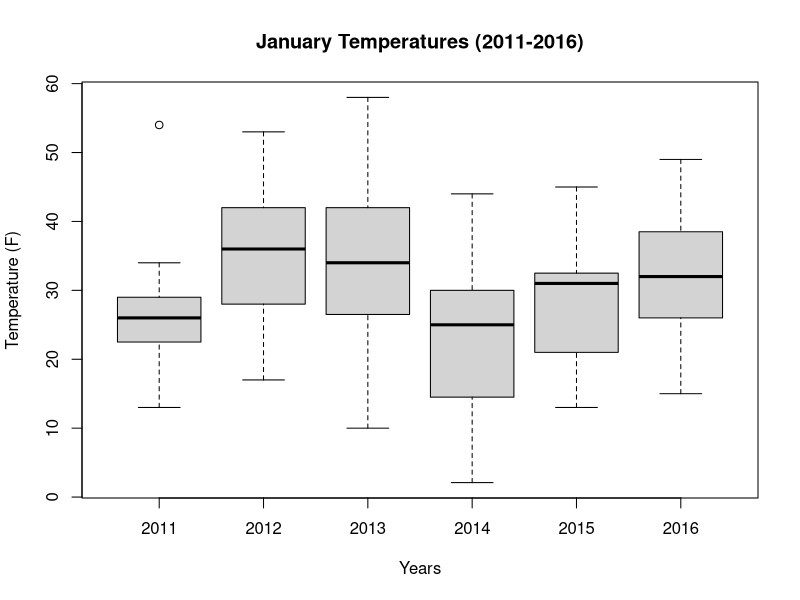
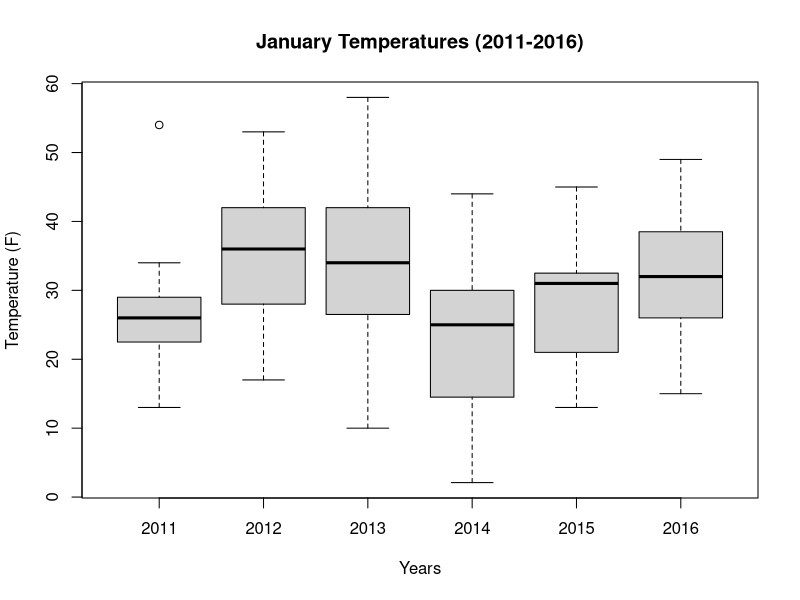
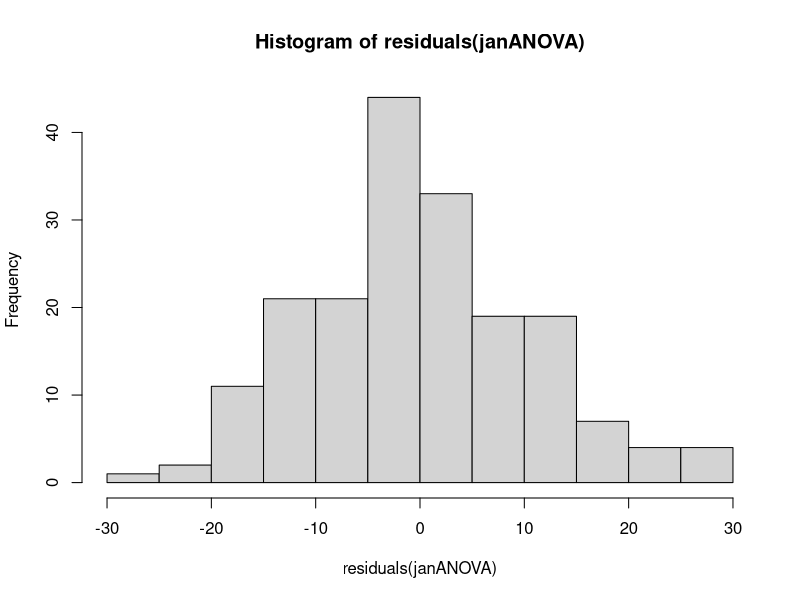

Recreate these plots in R, in order.
{
  
  # Application 3-4 ----
  
  rm(list=ls());
  options(show.error.locations = TRUE);
  
  ## Part 1 ----
  
  lansingJanDF <- read.csv(file = "_data/LansingWeatherJanTemps.csv");
  lansJanTemp <- as.matrix(x = lansingJanDF);
  
  ## Part 2 ----
  
  boxplot(x = lansJanTemp, use.cols = TRUE,
          names = c("2011", "2012", "2013", "2014", "2015", "2016"),
          main = "January Temperatures (2011-2016)",
          xlab = "Years",
          ylab = "Temperature (F)");
  
  # Determine which years' temperatures are most statistically similar
  # to the temperatures from 2014
  
  ttest1 <- t.test(x = lansJanTemp[, 4], y = lansJanTemp[, 1]); # 2011 vs 2014
  ttest2 <- t.test(x = lansJanTemp[, 4], y = lansJanTemp[, 2]); # 2012 vs 2014
  ttest3 <- t.test(x = lansJanTemp[, 4], y = lansJanTemp[, 3]); # 2013 vs 2014
  ttest4 <- t.test(x = lansJanTemp[, 4], y = lansJanTemp[, 5]); # 2015 vs 2014
  ttest5 <- t.test(x = lansJanTemp[, 5], y = lansJanTemp[, 6]); # 2016 vs 2014
  
  print(ttest1); # Most statistically similar (t = -0.96413, p = 0.3393)
  print(ttest2); 
  print(ttest3);
  print(ttest4);
  print(ttest5);
  
  # Analysis of variance with all years
  
  # Temperatures
  janTemp <- c();
  
  for(j in 1:6){
    janTemp <- append(janTemp, lansJanTemp[, j]);
  }
  
  # Years
  janYear <- c();
  for(j in 2011:2016){
    janYear <- append(janYear, rep(j, 31));
  }
  
  # Combine 'janTemp' & 'janYear'
  janData <- data.frame(janTemp, janYear);
  
  # Plot
  boxplot(janTemp ~ janYear, use.cols = TRUE,
          names = c("2011", "2012", "2013", "2014", "2015", "2016"),
          main = "January Temperatures (2011-2016)",
          xlab = "Years",
          ylab = "Temperature (F)");
  
  # Perform ANOVA
  janANOVA <- aov(janTemp ~ janYear, data = janData);
  print(summary(janANOVA));
  
  # Plot residuals (test normality)
  hist(x = residuals(janANOVA));
  
}
